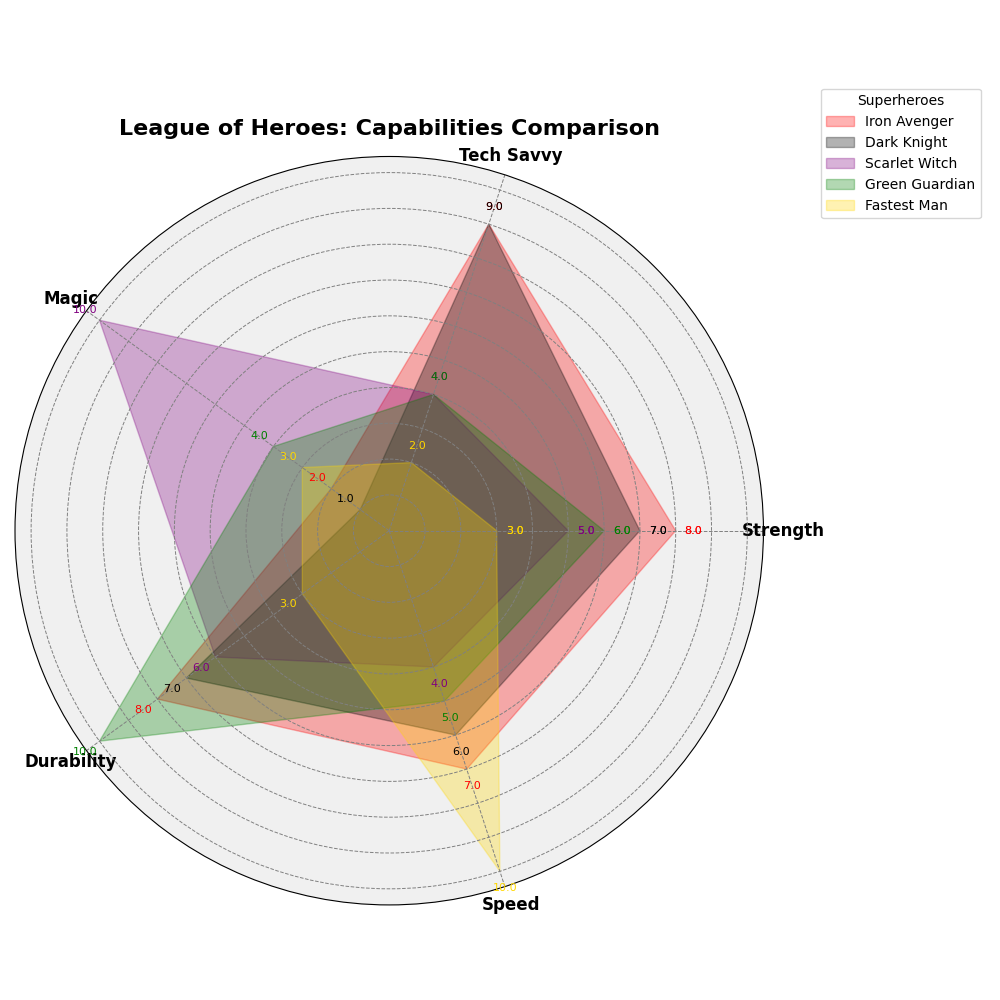

Python code for this plot:
import matplotlib.pyplot as plt
import numpy as np

superheroes = ["Iron Avenger", "Dark Knight", "Scarlet Witch", "Green Guardian", "Fastest Man"]
categories = ["Strength", "Tech Savvy", "Magic", "Durability", "Speed"]

capabilities = np.array([
    [8, 9, 2, 8, 7],  # Iron Avenger
    [7, 9, 1, 7, 6],  # Dark Knight
    [5, 4, 10, 6, 4], # Scarlet Witch
    [6, 4, 4, 10, 5], # Green Guardian
    [3, 2, 3, 3, 10]  # Fastest Man
])

num_vars = len(categories)
angles = np.linspace(0, 2 * np.pi, num_vars, endpoint=False).tolist()
angles += angles[:1]

fig, ax = plt.subplots(figsize=(10, 10), subplot_kw=dict(polar=True))
colors = ["#FF0000", "#000000", "#800080", "#008000", "#FFD700"]

for idx, (data, color) in enumerate(zip(capabilities, colors)):
    data = np.concatenate((data, [data[0]]))
    ax.fill(angles, data, color=color, alpha=0.3, label=superheroes[idx])
    for angle, val in zip(angles, data):
        ax.text(angle, val + 0.5, f'{val:.1f}', horizontalalignment='center', verticalalignment='center', fontsize=8, color=color)

ax.set_xticks(angles[:-1])
ax.set_xticklabels(categories, fontsize=12, fontweight='bold')

ax.set_yticks(range(1, 11))
ax.set_yticklabels([])
ax.yaxis.grid(True, color='gray', linestyle='--', linewidth=0.7)
ax.xaxis.grid(True, color='gray', linestyle='--', linewidth=0.7)

ax.set_title("League of Heroes: Capabilities Comparison", fontsize=16, fontweight='bold', va='bottom')
ax.legend(loc='upper right', bbox_to_anchor=(1.3, 1.1), title="Superheroes", fontsize=10)

ax.set_facecolor('#f0f0f0')

plt.tight_layout()
plt.show()
